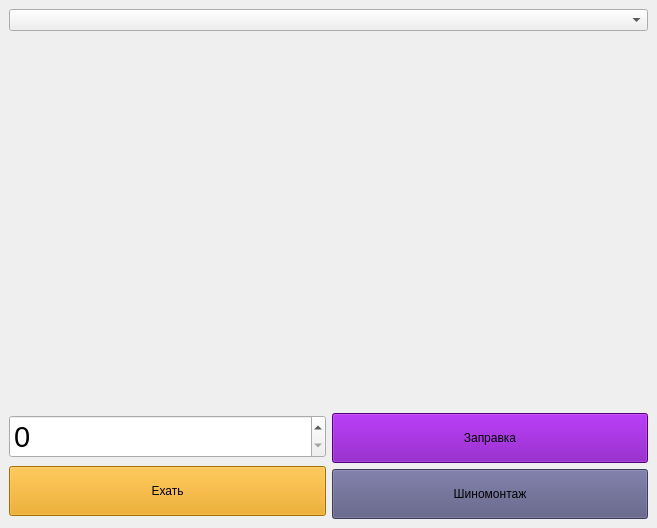
<?xml version="1.0" encoding="UTF-8"?>
<ui version="4.0">
 <class>MainWindow</class>
 <widget class="QMainWindow" name="MainWindow">
  <property name="geometry">
   <rect>
    <x>0</x>
    <y>0</y>
    <width>657</width>
    <height>528</height>
   </rect>
  </property>
  <property name="windowTitle">
   <string>MainWindow</string>
  </property>
  <widget class="QWidget" name="centralwidget">
   <layout class="QVBoxLayout" name="verticalLayout_3">
    <item>
     <widget class="QComboBox" name="selectVehicle"/>
    </item>
    <item>
     <widget class="QLabel" name="label">
      <property name="font">
       <font>
        <pointsize>20</pointsize>
       </font>
      </property>
      <property name="text">
       <string/>
      </property>
     </widget>
    </item>
    <item>
     <widget class="QLabel" name="label_2">
      <property name="font">
       <font>
        <pointsize>28</pointsize>
       </font>
      </property>
      <property name="text">
       <string/>
      </property>
     </widget>
    </item>
    <item>
     <spacer name="verticalSpacer">
      <property name="orientation">
       <enum>Qt::Vertical</enum>
      </property>
      <property name="sizeHint" stdset="0">
       <size>
        <width>20</width>
        <height>40</height>
       </size>
      </property>
     </spacer>
    </item>
    <item>
     <layout class="QHBoxLayout" name="horizontalLayout">
      <item>
       <layout class="QVBoxLayout" name="verticalLayout">
        <item>
         <widget class="QSpinBox" name="spinRide">
          <property name="font">
           <font>
            <pointsize>22</pointsize>
           </font>
          </property>
          <property name="maximum">
           <number>10000000</number>
          </property>
         </widget>
        </item>
        <item>
         <widget class="QPushButton" name="pushRide">
          <property name="minimumSize">
           <size>
            <width>0</width>
            <height>50</height>
           </size>
          </property>
          <property name="styleSheet">
           <string notr="true">background-color: rgb(234, 156, 0);</string>
          </property>
          <property name="text">
           <string>Ехать</string>
          </property>
         </widget>
        </item>
       </layout>
      </item>
      <item>
       <layout class="QVBoxLayout" name="verticalLayout_2">
        <item>
         <widget class="QPushButton" name="pushGas">
          <property name="minimumSize">
           <size>
            <width>0</width>
            <height>50</height>
           </size>
          </property>
          <property name="styleSheet">
           <string notr="true">background-color: rgb(118, 0, 177)</string>
          </property>
          <property name="text">
           <string>Заправка</string>
          </property>
         </widget>
        </item>
        <item>
         <widget class="QPushButton" name="pushTier">
          <property name="minimumSize">
           <size>
            <width>0</width>
            <height>50</height>
           </size>
          </property>
          <property name="styleSheet">
           <string notr="true">background-color: rgb(85, 85, 127)</string>
          </property>
          <property name="text">
           <string>Шиномонтаж</string>
          </property>
         </widget>
        </item>
       </layout>
      </item>
     </layout>
    </item>
   </layout>
  </widget>
 </widget>
 <resources/>
 <connections/>
</ui>
